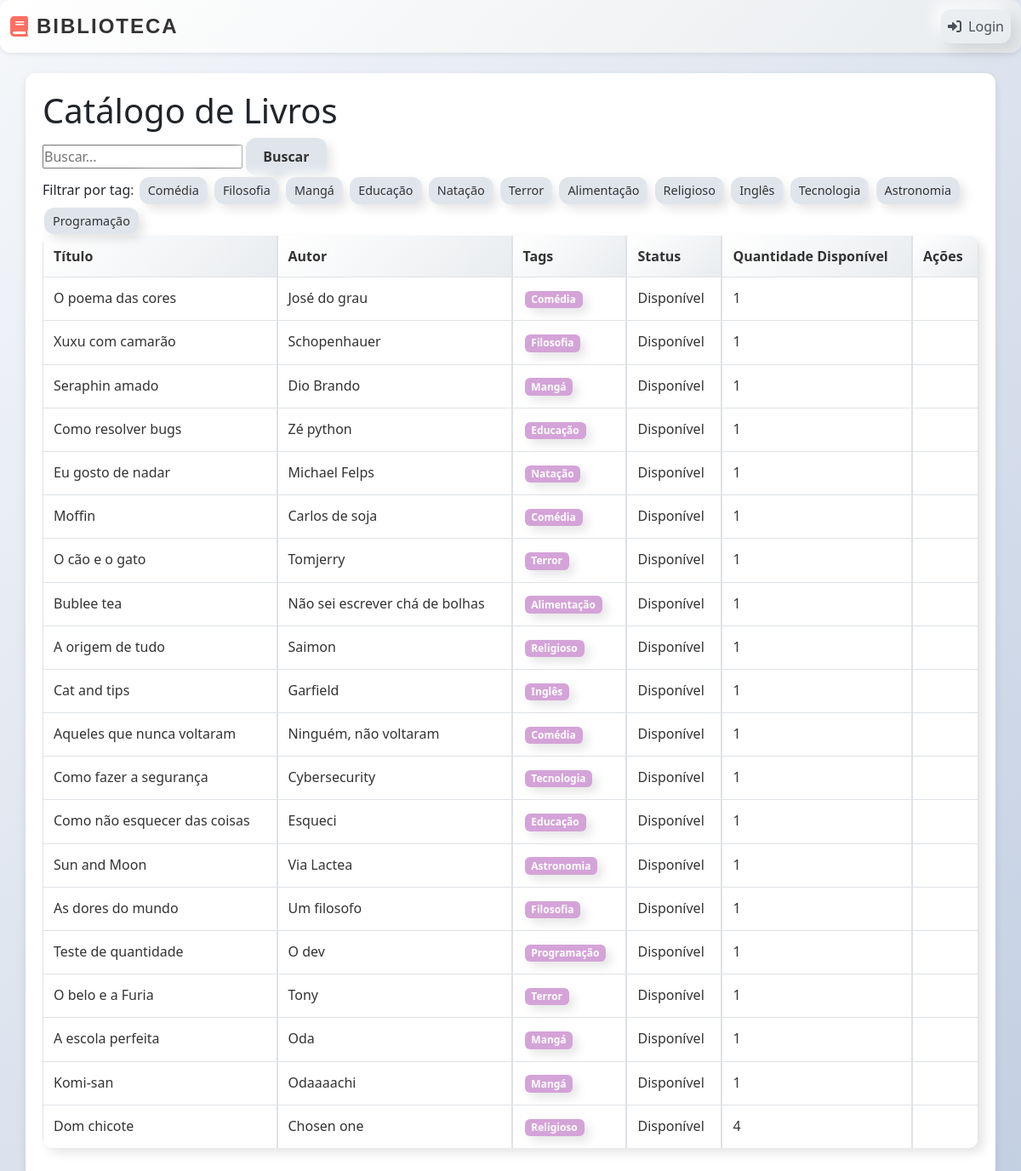
The app's page /, older data.
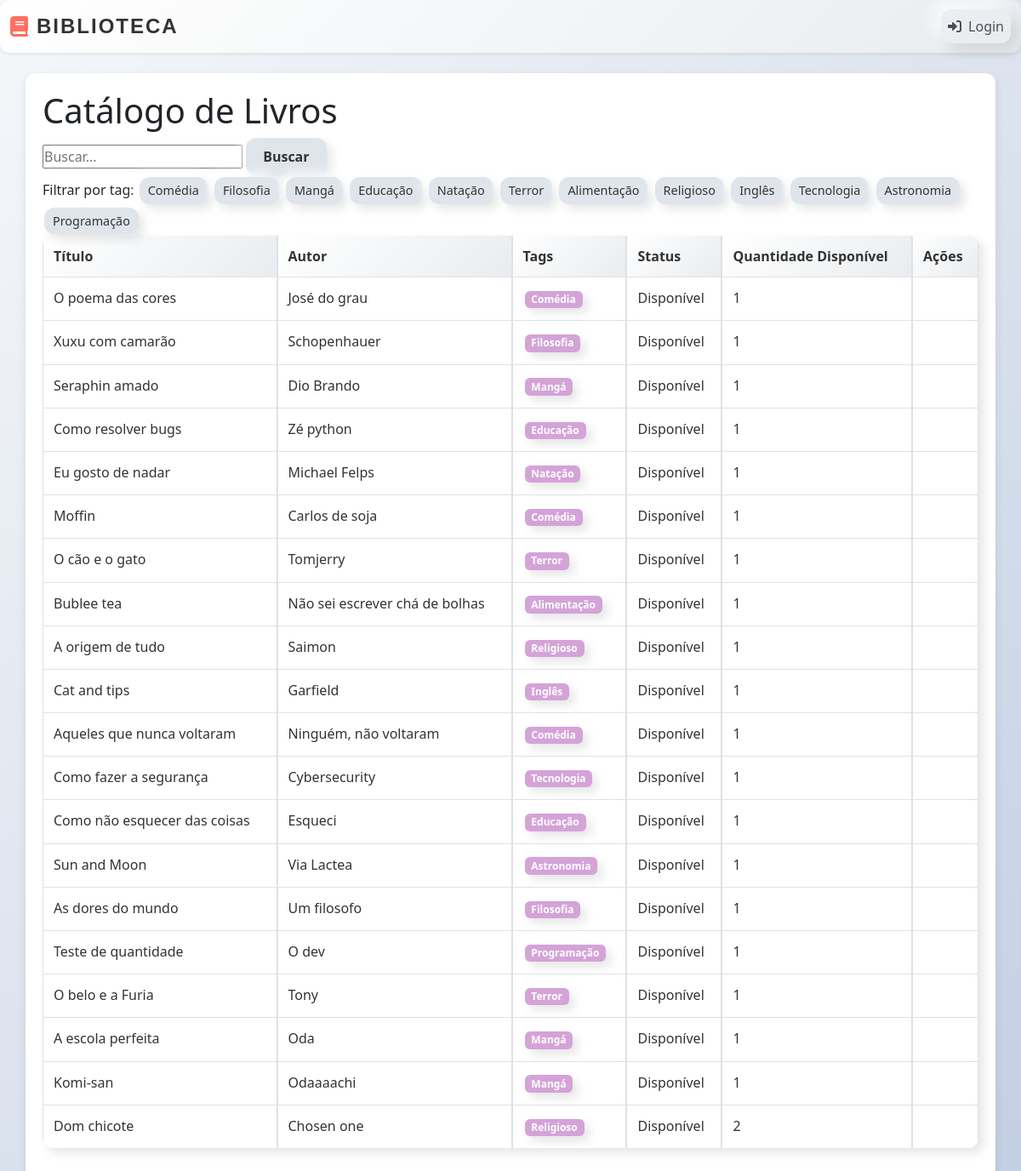
The same page, newer data.
### livros/models.py (models this page shows, shortened)
class Book(models.Model):
    title = models.CharField(max_length=255)
    author = models.CharField(max_length=255)
    available = models.BooleanField(default=True)  # Indica se o livro está disponível no geral
    quantity = models.PositiveIntegerField(default=1)  # Quantidade total de cópias
    available_quantity = models.PositiveIntegerField(default=1)  # Cópias disponíveis atualmente
    tags = models.ManyToManyField('Tag', blank=True)

### livros/views.py (the view)
# urls.py: path('', views.index, name='index'),
def index(request):
    query = request.GET.get('search', '')
    tag_filter = request.GET.get('tag', '')
    books = Book.objects.all()
    if query:
        books = books.filter(title__icontains=query)
    if tag_filter:
        books = books.filter(tags__name=tag_filter)
    tags = Tag.objects.all()
    return render(request, 'livros/index.html', {'books': books, 'tags': tags, 'query': query, 'tag_filter': tag_filter})

### livros/templates/livros/index.html (shortened to what this page needs)
{% extends "livros/base.html" %}
{% block content %}
<h1>Catálogo de Livros</h1>
<form method="get">
  <input type="text" name="search" placeholder="Buscar..." value="{{ query }}">
  <button type="submit" class="button-neumorphic">Buscar</button>
</form>
Filtrar por tag:
{% for tag in tags %}
  <a href="?tag={{ tag.name }}" class="tag-link">{{ tag.name }}</a>
{% endfor %}
<table class="table table-bordered">
  <thead>
    <tr>
      <th>Título</th>
      <th>Autor</th>
      <th>Tags</th>
      <th>Status</th>
      <th>Quantidade Disponível</th>
      <th>Ações</th>
    </tr>
  </thead>
  <tbody>
    {% for book in books %}
    <tr>
      <td>{{ book.title }}</td>
      <td>{{ book.author }}</td>
      <td>
        {% for tag in book.tags.all %}
          <span class="badge">{{ tag.name }}</span>
        {% endfor %}
      </td>
      <td>
        {% if book.available_quantity > 0 %}
          Disponível
        {% else %}
          Indisponível
        {% endif %}
      </td>
      <td>{{ book.available_quantity }}</td>
      <td>
      </td>
    </tr>
    {% endfor %}
  </tbody>
</table>
{% endblock %}

Row changes from the older to the newer data that the page shows:
changed Book "Dom chicote": available_quantity "4" → "2"
